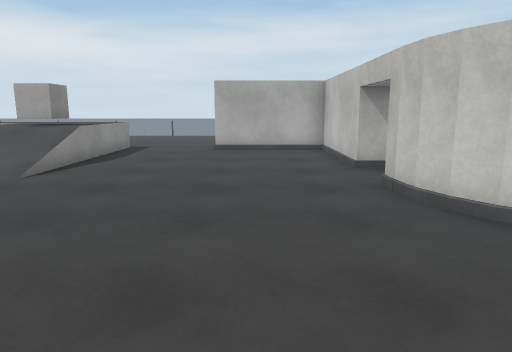
[1] (above)

19 first-person views from a walk through a 3-D level made in the Unity game engine. The camera is 1.4 m above the floor, tilts 10° down and sees 70° across. Doors are open. The floor is counted in squares, 1 m on a side. Each view is taken from the middle of a square. On the plan, view 1 faces up. The plan holds only what a view shows up to about 16 squares ahead; the rest is blank. The place goes on beyond the plan. Some animated figures are left out. Surface patterns are stand-ins for the level's own textures.

[2]
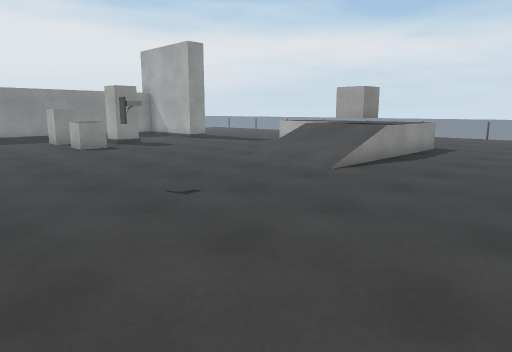

[3]
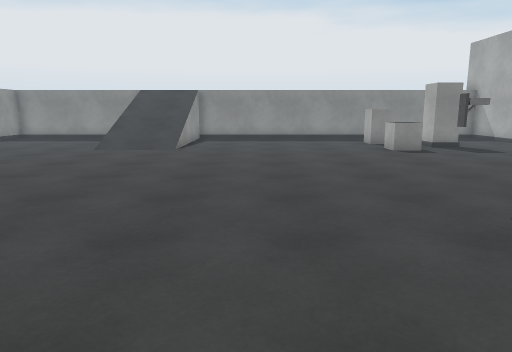

[4]
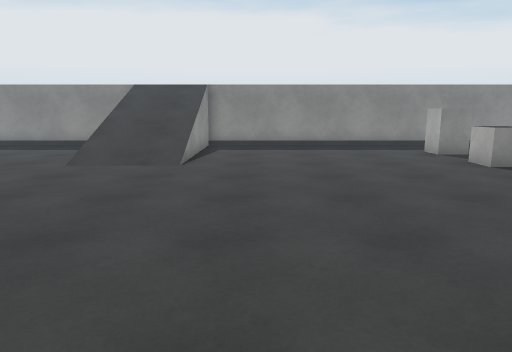

[5]
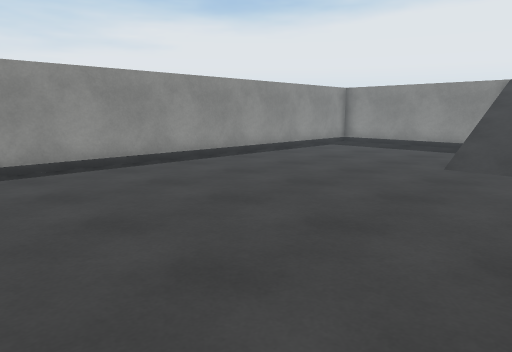

[6]
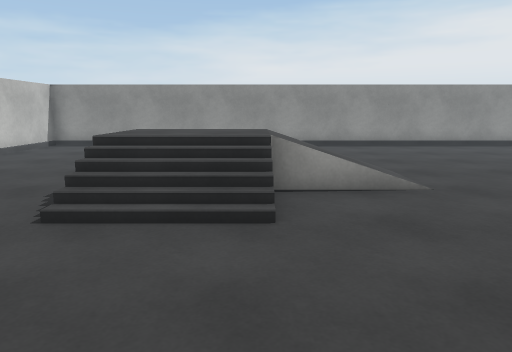

[7]
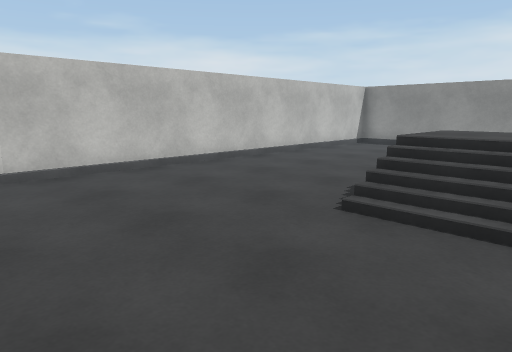

[8]
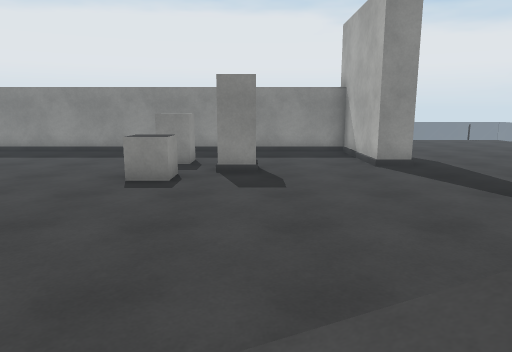

[9]
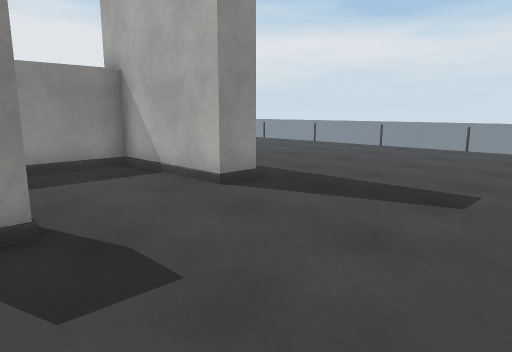

[10]
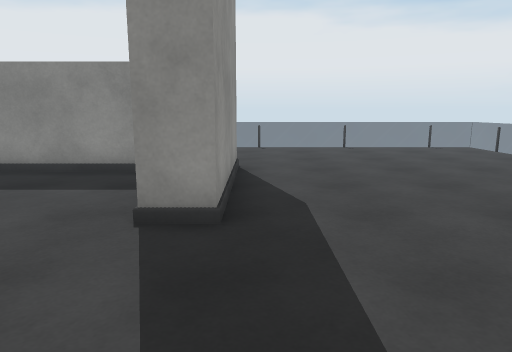

[11]
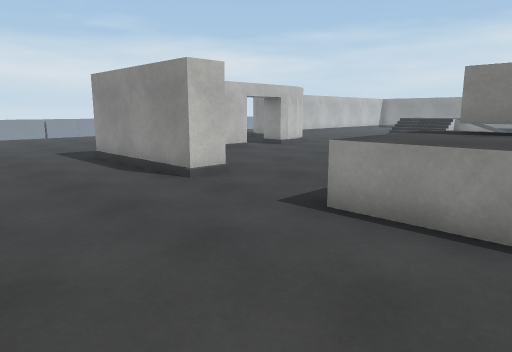

[12]
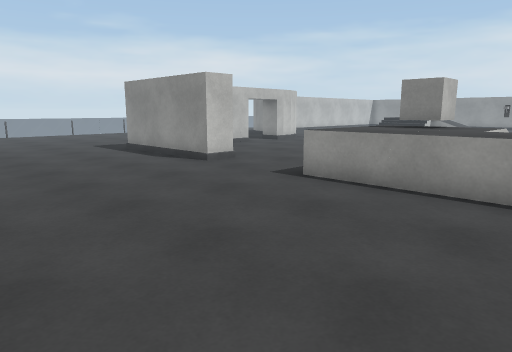

[13]
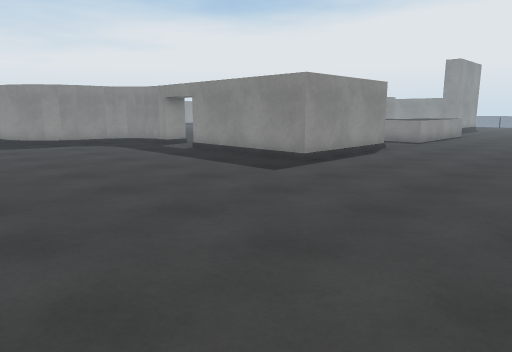

[14]
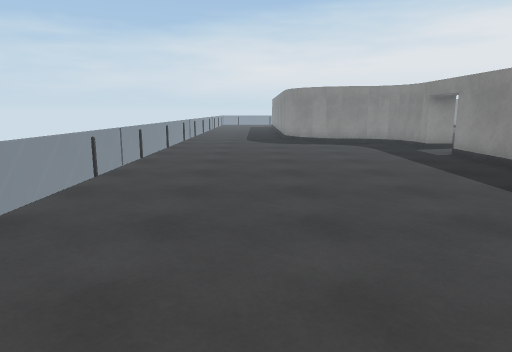

[15]
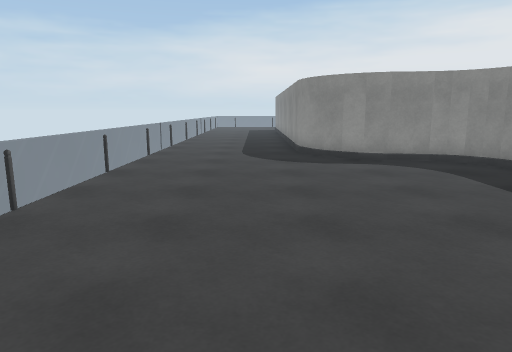

[16]
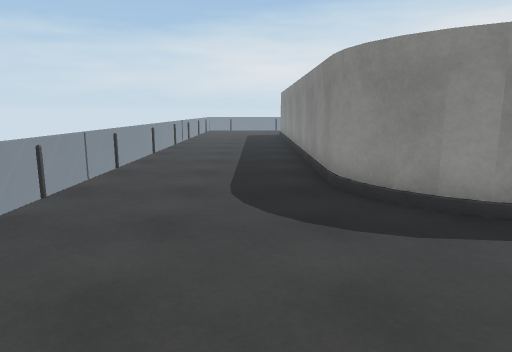

[17]
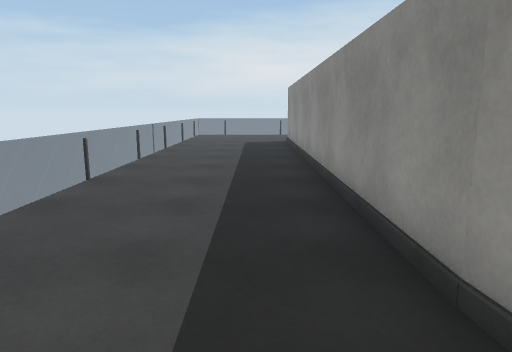

[18]
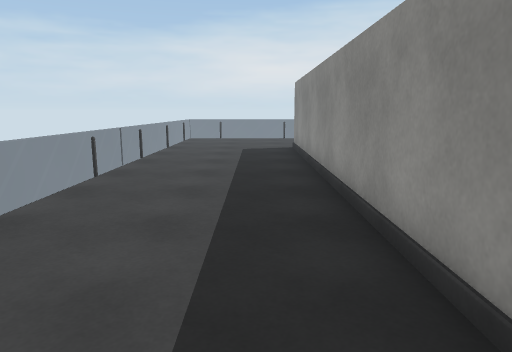

[19]
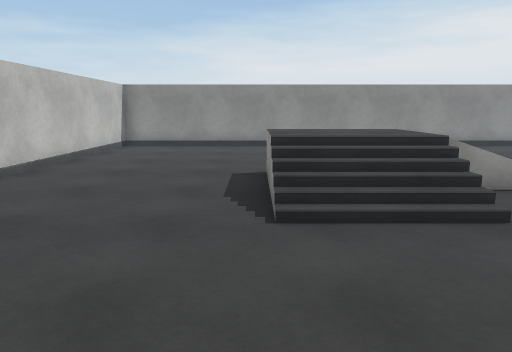

### Floor plan
Key: @ floor where view 1 was taken; # wall or solid block; . main floor; : floor 1 m higher than the main floor; / step, stairs or slope; D open door; = window, fence, low wall or low ledge; B block; A box; C column; O other object.
Columns run from 27 left of view 1 to 14 right of it. Each row starts with its distance up from view 1.
 22   =      =  =
 21  ....  .......   . ..               .. .
 20 =..............   ........     ........
 19  ..............  .......................
 18  ..............  ........................
 17 =..............   .......................
 16 =..............   .......................
 15  ...............  .......................
 14  ...............      B...#####..........
 13 =...............      ........#..........=
 12  ...  #####......   AA........#..........
 11       #............ AA........#..........
 10       #............///=.......#..........=
  9       #............///=.......D..........
  8       #....C.......////.......D..........
  7       #....C..................D..........=
  6       #..CC.BB................#..........=
  5       #..CC.BB................##.........
  4       #........................####......
  3       #.............O..........   ##.....=
  2       #............................#.....
  1       #............................#.....
  0       #....................@.......#.....=
 -1       #............................#.....
 -2       #...................///......#.....
 -3       #//////.............////.....#.....=
 -4        //////..........///:  ......#.....=
 -5        //////..........///:  B.....#.....
 -6        //////...........     ......#.....
 -7       #.................     ......#.....=
 -8       #.................     ......#.....
 -9       #.................     ......#.....
-10       #.................     ......#.....=
-11       #.................     ......#.....
-12       # ................     ......#.....
-13         ############################.....=

Positions as (right, up) in squares from view 1, and headings:
1: (0, 0), facing up
2: (0, 0), facing up-left
3: (-1, 0), facing left
4: (-5, -1), facing left
5: (-5, -3), facing down-left
6: (-1, 3), facing down
7: (-1, 3), facing down-right
8: (-6, 8), facing left
9: (-11, 7), facing up-left
10: (-12, 13), facing left
11: (-8, 19), facing down-right
12: (-10, 21), facing down-right
13: (12, 21), facing down-left
14: (10, 21), facing down
15: (10, 15), facing down
16: (10, 9), facing down
17: (10, 4), facing down
18: (10, 1), facing down
19: (2, 3), facing down
